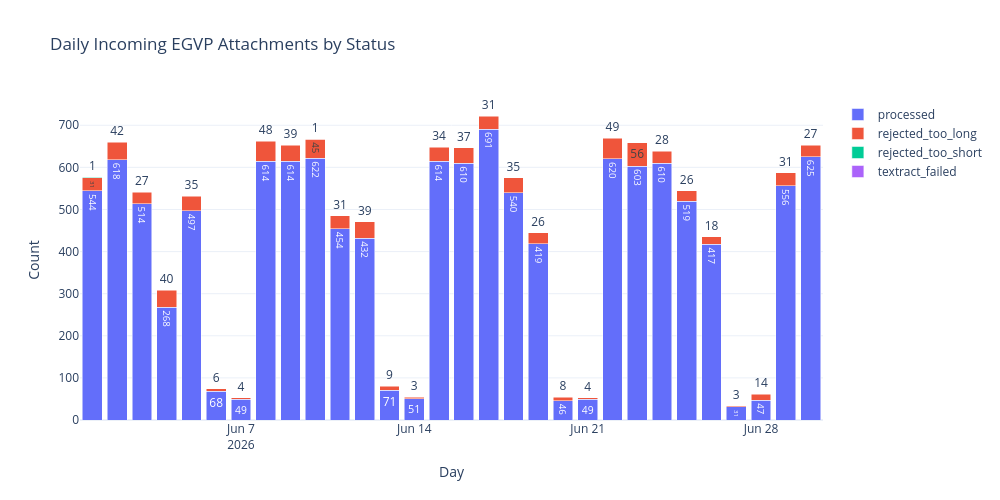

The notebook cell saved with this chart:
### Code cell
import plotly.express as px

daily_status = (
egvp_attachments
.groupby([egvp_attachments['created_at'].dt.date, 'status'])
.size()
.reset_index(name='count')
.rename(columns={'created_at': 'day'})
)
daily_status['day'] = daily_status['day'].astype(str)

fig = px.bar(
daily_status,
x='day',
y='count',
color='status',
title='Daily Incoming EGVP Attachments by Status',
labels={'day': 'Day', 'count': 'Count', 'status': 'Status'},
text='count',
)
fig.update_layout(
template='plotly_white',
barmode='stack',
width=1000,
height=500,
legend_title_text='',
)
fig.show()

### Figure 1 — Plotly figure (JSON) as saved in the notebook; plotly's stock layout.template omitted (floating-point values rounded to 4 significant figures)
{"data": [{"hovertemplate": "Status=processed<br>Day=%{x}<br>Count=%{text}<extra></extra>", "legendgroup": "processed", "marker": {"color": "#636efa", "pattern": {"shape": ""}}, "name": "processed", "orientation": "v", "showlegend": true, "text": [544.0, 618.0, 514.0, 268.0, 497.0, 68.0, 49.0, 614.0, 614.0, 622.0, 454.0, 432.0, 71.0, 51.0, 614.0, 610.0, 691.0, 540.0, 419.0, 46.0, 49.0, 620.0, 603.0, 610.0, 519.0, 417.0, 31.0, 47.0, 556.0, 625.0], "textposition": "auto", "type": "bar", "x": ["2026-06-01", "2026-06-02", "2026-06-03", "2026-06-04", "2026-06-05", "2026-06-06", "2026-06-07", "2026-06-08", "2026-06-09", "2026-06-10", "2026-06-11", "2026-06-12", "2026-06-13", "2026-06-14", "2026-06-15", "2026-06-16", "2026-06-17", "2026-06-18", "2026-06-19", "2026-06-20", "2026-06-21", "2026-06-22", "2026-06-23", "2026-06-24", "2026-06-25", "2026-06-26", "2026-06-27", "2026-06-28", "2026-06-29", "2026-06-30"], "xaxis": "x", "y": [544, 618, 514, 268, 497, 68, 49, 614, 614, 622, 454, 432, 71, 51, 614, 610, 691, 540, 419, 46, 49, 620, 603, 610, 519, 417, 31, 47, 556, 625], "yaxis": "y"}, {"hovertemplate": "Status=rejected_too_long<br>Day=%{x}<br>Count=%{text}<extra></extra>", "legendgroup": "rejected_too_long", "marker": {"color": "#EF553B", "pattern": {"shape": ""}}, "name": "rejected_too_long", "orientation": "v", "showlegend": true, "text": [31.0, 42.0, 27.0, 40.0, 35.0, 6.0, 4.0, 48.0, 39.0, 45.0, 31.0, 39.0, 9.0, 3.0, 34.0, 37.0, 31.0, 35.0, 26.0, 8.0, 4.0, 49.0, 56.0, 28.0, 26.0, 18.0, 3.0, 14.0, 31.0, 27.0], "textposition": "auto", "type": "bar", "x": ["2026-06-01", "2026-06-02", "2026-06-03", "2026-06-04", "2026-06-05", "2026-06-06", "2026-06-07", "2026-06-08", "2026-06-09", "2026-06-10", "2026-06-11", "2026-06-12", "2026-06-13", "2026-06-14", "2026-06-15", "2026-06-16", "2026-06-17", "2026-06-18", "2026-06-19", "2026-06-20", "2026-06-21", "2026-06-22", "2026-06-23", "2026-06-24", "2026-06-25", "2026-06-26", "2026-06-27", "2026-06-28", "2026-06-29", "2026-06-30"], "xaxis": "x", "y": [31, 42, 27, 40, 35, 6, 4, 48, 39, 45, 31, 39, 9, 3, 34, 37, 31, 35, 26, 8, 4, 49, 56, 28, 26, 18, 3, 14, 31, 27], "yaxis": "y"}, {"hovertemplate": "Status=rejected_too_short<br>Day=%{x}<br>Count=%{text}<extra></extra>", "legendgroup": "rejected_too_short", "marker": {"color": "#00cc96", "pattern": {"shape": ""}}, "name": "rejected_too_short", "orientation": "v", "showlegend": true, "text": [1.0], "textposition": "auto", "type": "bar", "x": ["2026-06-01"], "xaxis": "x", "y": [1], "yaxis": "y"}, {"hovertemplate": "Status=textract_failed<br>Day=%{x}<br>Count=%{text}<extra></extra>", "legendgroup": "textract_failed", "marker": {"color": "#ab63fa", "pattern": {"shape": ""}}, "name": "textract_failed", "orientation": "v", "showlegend": true, "text": [1.0], "textposition": "auto", "type": "bar", "x": ["2026-06-10"], "xaxis": "x", "y": [1], "yaxis": "y"}], "layout": {"barmode": "stack", "height": 500, "legend": {"title": {"text": ""}, "tracegroupgap": 0}, "title": {"text": "Daily Incoming EGVP Attachments by Status"}, "width": 1000, "xaxis": {"anchor": "y", "domain": [0, 1], "title": {"text": "Day"}}, "yaxis": {"anchor": "x", "domain": [0, 1], "title": {"text": "Count"}}}}
